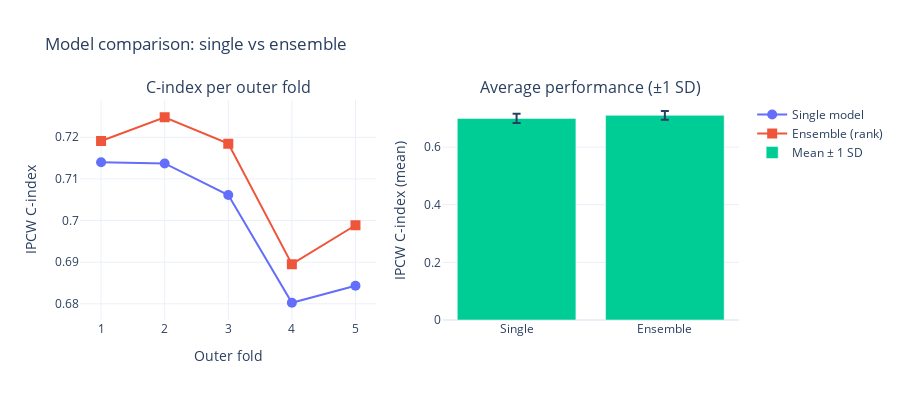

The notebook cell saved with this chart:
### Markdown cell above
# 4. Statistical Analysis: Means, 95% CI, Paired t-test

### Code cell
def summarize_scores(scores, name: str):
    scores = np.array(scores)
    mean = scores.mean()
    std = scores.std(ddof=1)
    n = len(scores)

    t_crit = stats.t.ppf(0.975, df=n - 1)
    ci_low = mean - t_crit * std / np.sqrt(n)
    ci_high = mean + t_crit * std / np.sqrt(n)

    print(f"\n{name}")
    print(f"  Scores by fold : {np.round(scores, 4)}")
    print(f"  Mean           : {mean:.4f}")
    print(f"  Std dev        : {std:.4f}")
    print(f"  95% CI         : [{ci_low:.4f} ; {ci_high:.4f}]")
    return scores, mean, std, (ci_low, ci_high)


single_scores, single_mean, single_std, single_ci = summarize_scores(
    cv_single_scores, "Single model (first model of ensemble)"
)
ensemble_scores, ensemble_mean, ensemble_std, ensemble_ci = summarize_scores(
    cv_ensemble_scores, "Ensemble (5 models, rank-based)"
)

# Paired t-test: ensemble vs single
diff = ensemble_scores - single_scores
t_stat, p_val = stats.ttest_rel(ensemble_scores, single_scores)

print("\nPaired t-test: Ensemble vs Single model")
print(f"  Fold-wise differences (ensemble - single) : {np.round(diff, 4)}")
print(f"  Mean difference : {diff.mean():.4f}")
print(f"  t-statistic     : {t_stat:.4f}")
print(f"  p-value         : {p_val:.4f}")
if p_val < 0.05:
    print("  => Statistically significant improvement at 5% level")
else:
    print("  => NOT statistically significant at 5% level with these folds")

import plotly.graph_objects as go
from plotly.subplots import make_subplots

# Visualization with Plotly
folds = np.arange(1, N_SPLITS_OUTER + 1)

fig = make_subplots(
    rows=1,
    cols=2,
    subplot_titles=("C-index per outer fold", "Average performance (±1 SD)")
)

# ---- Left subplot: fold-wise scores ----
fig.add_trace(
    go.Scatter(
        x=folds,
        y=single_scores,
        mode="lines+markers",
        name="Single model",
        marker=dict(symbol="circle", size=10),
        line=dict(width=2)
    ),
    row=1, col=1
)

fig.add_trace(
    go.Scatter(
        x=folds,
        y=ensemble_scores,
        mode="lines+markers",
        name="Ensemble (rank)",
        marker=dict(symbol="square", size=10),
        line=dict(width=2)
    ),
    row=1, col=1
)

fig.update_xaxes(title_text="Outer fold", row=1, col=1)
fig.update_yaxes(title_text="IPCW C-index", row=1, col=1)

# ---- Right subplot: bar plot with std ----
fig.add_trace(
    go.Bar(
        x=["Single", "Ensemble"],
        y=[single_mean, ensemble_mean],
        error_y=dict(
            type="data",
            array=[single_std, ensemble_std],
            visible=True
        ),
        name="Mean ± 1 SD"
    ),
    row=1, col=2
)

fig.update_yaxes(title_text="IPCW C-index (mean)", row=1, col=2)

fig.update_layout(
    width=900,
    height=400,
    showlegend=True,
    title_text="Model comparison: single vs ensemble",
    template="plotly_white",              # <-- enlève le fond gris
    paper_bgcolor="white",                # <-- (optionnel) fond global blanc
    plot_bgcolor="white"                  # <-- (optionnel) fond des axes blanc
)


fig.show()

### Figure 1 — Plotly figure (JSON) as saved in the notebook; plotly's stock layout.template omitted (floating-point values rounded to 4 significant figures)
{"data": [{"line": {"width": 2}, "marker": {"size": 10, "symbol": "circle"}, "mode": "lines+markers", "name": "Single model", "type": "scatter", "x": [1, 2, 3, 4, 5], "xaxis": "x", "y": [0.714, 0.7137, 0.7061, 0.6803, 0.6843], "yaxis": "y"}, {"line": {"width": 2}, "marker": {"size": 10, "symbol": "square"}, "mode": "lines+markers", "name": "Ensemble (rank)", "type": "scatter", "x": [1, 2, 3, 4, 5], "xaxis": "x", "y": [0.7191, 0.7248, 0.7185, 0.6895, 0.6989], "yaxis": "y"}, {"error_y": {"array": [0.01625, 0.01514], "type": "data", "visible": true}, "name": "Mean ± 1 SD", "type": "bar", "x": ["Single", "Ensemble"], "xaxis": "x2", "y": [0.6997, 0.7102], "yaxis": "y2"}], "layout": {"annotations": [{"font": {"size": 16}, "showarrow": false, "text": "C-index per outer fold", "x": 0.225, "xanchor": "center", "xref": "paper", "y": 1, "yanchor": "bottom", "yref": "paper"}, {"font": {"size": 16}, "showarrow": false, "text": "Average performance (±1 SD)", "x": 0.775, "xanchor": "center", "xref": "paper", "y": 1, "yanchor": "bottom", "yref": "paper"}], "height": 400, "paper_bgcolor": "white", "plot_bgcolor": "white", "showlegend": true, "title": {"text": "Model comparison: single vs ensemble"}, "width": 900, "xaxis": {"anchor": "y", "domain": [0, 0.45], "title": {"text": "Outer fold"}}, "xaxis2": {"anchor": "y2", "domain": [0.55, 1]}, "yaxis": {"anchor": "x", "domain": [0, 1], "title": {"text": "IPCW C-index"}}, "yaxis2": {"anchor": "x2", "domain": [0, 1], "title": {"text": "IPCW C-index (mean)"}}}}
